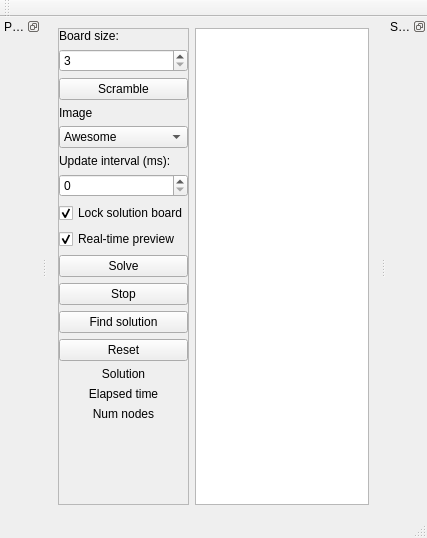
<?xml version="1.0" encoding="UTF-8"?>
<ui version="4.0">
 <class>MainWindow</class>
 <widget class="QMainWindow" name="MainWindow">
  <property name="geometry">
   <rect>
    <x>0</x>
    <y>0</y>
    <width>427</width>
    <height>538</height>
   </rect>
  </property>
  <property name="windowTitle">
   <string>N-Puzzle Solver</string>
  </property>
  <widget class="QWidget" name="centralWidget">
   <layout class="QHBoxLayout" name="horizontalLayout">
    <item>
     <widget class="QFrame" name="buttons_frame">
      <property name="frameShape">
       <enum>QFrame::StyledPanel</enum>
      </property>
      <property name="frameShadow">
       <enum>QFrame::Raised</enum>
      </property>
      <layout class="QVBoxLayout" name="verticalLayout_4">
       <property name="margin">
        <number>0</number>
       </property>
       <item>
        <widget class="QFrame" name="settings_radio_frame">
         <property name="frameShape">
          <enum>QFrame::NoFrame</enum>
         </property>
         <property name="frameShadow">
          <enum>QFrame::Raised</enum>
         </property>
         <property name="lineWidth">
          <number>0</number>
         </property>
         <layout class="QVBoxLayout" name="verticalLayout_3">
          <property name="margin">
           <number>0</number>
          </property>
          <item>
           <widget class="QLabel" name="label">
            <property name="text">
             <string>Board size:</string>
            </property>
           </widget>
          </item>
          <item>
           <widget class="QSpinBox" name="size_spinBox">
            <property name="minimum">
             <number>3</number>
            </property>
            <property name="maximum">
             <number>6</number>
            </property>
            <property name="value">
             <number>3</number>
            </property>
           </widget>
          </item>
          <item>
           <widget class="QPushButton" name="scramble_pushButton">
            <property name="text">
             <string>Scramble</string>
            </property>
           </widget>
          </item>
          <item>
           <widget class="QFrame" name="settings__aux_frame">
            <property name="frameShape">
             <enum>QFrame::NoFrame</enum>
            </property>
            <property name="frameShadow">
             <enum>QFrame::Raised</enum>
            </property>
            <layout class="QVBoxLayout" name="verticalLayout_2">
             <property name="margin">
              <number>0</number>
             </property>
             <item>
              <widget class="QLabel" name="label_2">
               <property name="text">
                <string>Image</string>
               </property>
              </widget>
             </item>
             <item>
              <widget class="QComboBox" name="comboBox">
               <item>
                <property name="text">
                 <string>Awesome</string>
                </property>
               </item>
               <item>
                <property name="text">
                 <string>Problem?</string>
                </property>
               </item>
               <item>
                <property name="text">
                 <string>Fffffuuuu</string>
                </property>
               </item>
              </widget>
             </item>
             <item>
              <widget class="QLabel" name="update_label">
               <property name="text">
                <string>Update interval (ms):</string>
               </property>
              </widget>
             </item>
             <item>
              <widget class="QSpinBox" name="interval_spinBox">
               <property name="maximum">
                <number>9999</number>
               </property>
               <property name="value">
                <number>0</number>
               </property>
              </widget>
             </item>
             <item>
              <widget class="QCheckBox" name="lock_checkBox">
               <property name="text">
                <string>Lock solution board</string>
               </property>
               <property name="checked">
                <bool>true</bool>
               </property>
              </widget>
             </item>
             <item>
              <widget class="QCheckBox" name="preview_checkBox">
               <property name="text">
                <string>Real-time preview</string>
               </property>
               <property name="checked">
                <bool>true</bool>
               </property>
              </widget>
             </item>
             <item>
              <widget class="QPushButton" name="solve_pushButton">
               <property name="text">
                <string>Solve</string>
               </property>
              </widget>
             </item>
             <item>
              <widget class="QPushButton" name="stop_pushButton">
               <property name="text">
                <string>Stop</string>
               </property>
              </widget>
             </item>
            </layout>
           </widget>
          </item>
          <item>
           <widget class="QPushButton" name="find_solution_pushButton">
            <property name="text">
             <string>Find solution</string>
            </property>
           </widget>
          </item>
          <item>
           <widget class="QPushButton" name="reset_pushButton">
            <property name="text">
             <string>Reset</string>
            </property>
           </widget>
          </item>
          <item>
           <widget class="QLabel" name="result_label">
            <property name="text">
             <string>Solution</string>
            </property>
            <property name="alignment">
             <set>Qt::AlignCenter</set>
            </property>
           </widget>
          </item>
          <item>
           <widget class="QLabel" name="time_label">
            <property name="text">
             <string>Elapsed time</string>
            </property>
            <property name="alignment">
             <set>Qt::AlignCenter</set>
            </property>
           </widget>
          </item>
          <item>
           <widget class="QLabel" name="num_nodes_label">
            <property name="text">
             <string>Num nodes</string>
            </property>
            <property name="alignment">
             <set>Qt::AlignCenter</set>
            </property>
           </widget>
          </item>
          <item>
           <spacer name="verticalSpacer">
            <property name="orientation">
             <enum>Qt::Vertical</enum>
            </property>
            <property name="sizeHint" stdset="0">
             <size>
              <width>20</width>
              <height>40</height>
             </size>
            </property>
           </spacer>
          </item>
         </layout>
        </widget>
       </item>
      </layout>
     </widget>
    </item>
    <item>
     <widget class="QListWidget" name="listWidget"/>
    </item>
   </layout>
  </widget>
  <widget class="QMenuBar" name="menuBar">
   <property name="geometry">
    <rect>
     <x>0</x>
     <y>0</y>
     <width>427</width>
     <height>25</height>
    </rect>
   </property>
  </widget>
  <widget class="QToolBar" name="mainToolBar">
   <attribute name="toolBarArea">
    <enum>TopToolBarArea</enum>
   </attribute>
   <attribute name="toolBarBreak">
    <bool>false</bool>
   </attribute>
  </widget>
  <widget class="QStatusBar" name="statusBar"/>
  <widget class="QDockWidget" name="puzzle_dock_widget">
   <property name="floating">
    <bool>false</bool>
   </property>
   <property name="features">
    <set>QDockWidget::DockWidgetFloatable</set>
   </property>
   <property name="windowTitle">
    <string>Puzzle Board</string>
   </property>
   <attribute name="dockWidgetArea">
    <number>1</number>
   </attribute>
   <widget class="QWidget" name="dockWidgetContents_3"/>
  </widget>
  <widget class="QDockWidget" name="solution_dock_widget">
   <property name="floating">
    <bool>false</bool>
   </property>
   <property name="features">
    <set>QDockWidget::DockWidgetFloatable</set>
   </property>
   <property name="windowTitle">
    <string>Solution Board</string>
   </property>
   <attribute name="dockWidgetArea">
    <number>2</number>
   </attribute>
   <widget class="QWidget" name="dockWidgetContents_4"/>
  </widget>
 </widget>
 <layoutdefault spacing="6" margin="11"/>
 <resources/>
 <connections/>
</ui>
